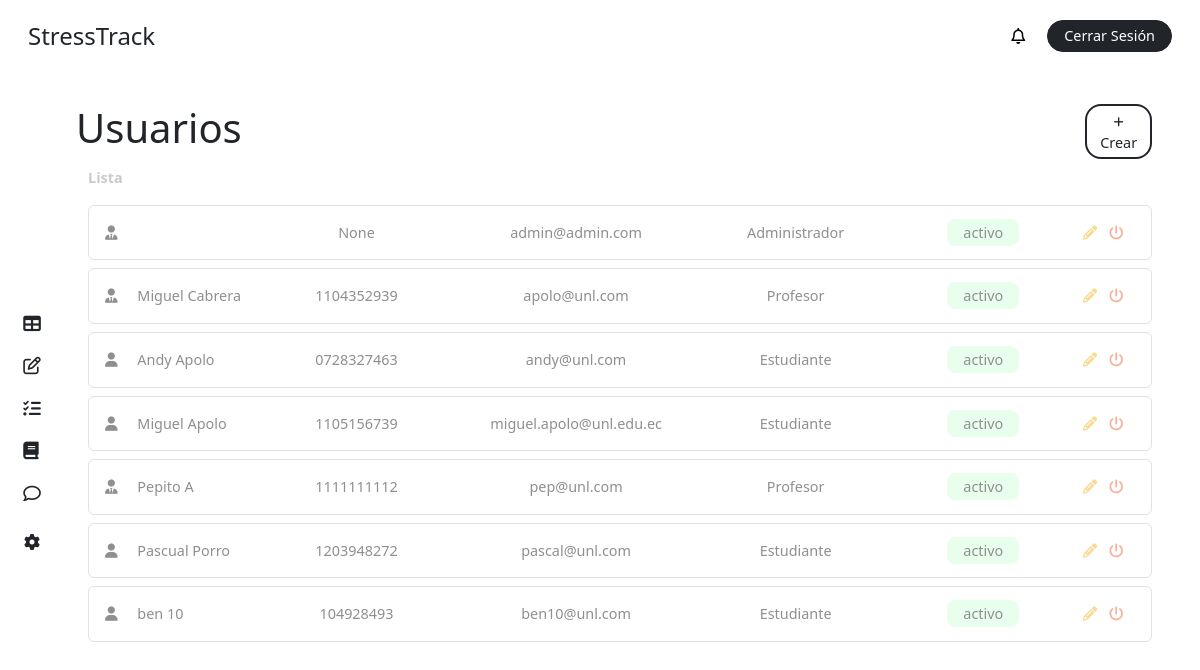
The app's page /users/ (signed in), older data.
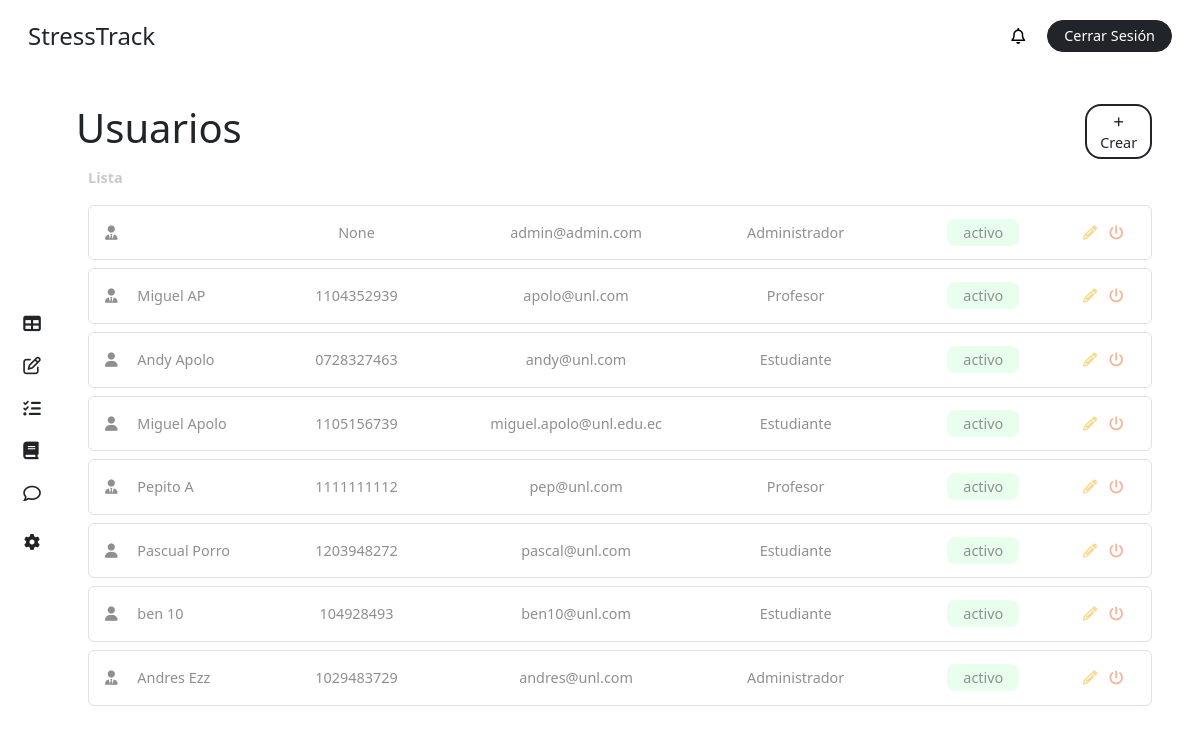
The same page, newer data.
### stress/models.py (models this page shows, shortened)
class CustomUser(AbstractBaseUser, PermissionsMixin):
    ROLE_CHOICES = [
        ('student', 'Alumno'),
        ('teacher', 'Profesor'),
        ('superuser', 'Administrador'),
    ]
    first_name = models.CharField(max_length=50, blank=True)
    last_name = models.CharField(max_length=50, blank=True)
    dni = models.CharField(max_length=10, unique=True, blank=True, null=True)
    email = models.EmailField(unique=True)
    role = models.CharField(max_length=20, choices=ROLE_CHOICES, default='student')
    is_active = models.BooleanField(default=True)
    is_staff = models.BooleanField(default=False)
    stress = models.IntegerField(default=0)
    share_stress_level = models.BooleanField(default=False)
    recommendation = models.ForeignKey(Recommendation, on_delete=models.SET_NULL, null=True, blank=True, related_name='users')
    course = models.ForeignKey(Course, on_delete=models.CASCADE, related_name='students', null=True, blank=True)
    group = models.ForeignKey(Team, on_delete=models.CASCADE, related_name='members', null=True, blank=True)
    objects = CustomUserManager()
    USERNAME_FIELD = 'email'
    REQUIRED_FIELDS = []

### stress/views.py (the view, shortened to what this page needs)
# urls.py: path('users/', views.user_admin, name='users'),
@login_required
def user_admin(request):
    form = CustomUserCreationRoleForm()
    user = request.user
    users = CustomUser.objects.all()
    context = {
        'role': user.role,
        'users': users,
        'form': form,
    }
    return render(request, 'dashboard/user.html', context)

### stress/templates/dashboard/user.html (shortened to what this page needs)
{% extends "base/dashboard_base.html" %}
{% block content %}
{% include "elements/dashboard_sidebar.html" with role=role %}
<main class="main p-4 pt-2 pe-5">
  <div class="my-4">
        <div class="row">
            <div class="col-11 p-0">
                <h1 class="m-0">Usuarios</h1>
            </div>
            <div class="col-1 d-flex flex-column justify-content-center">
                <button
                    class="fs-7 text-center rounded-4 bg-white border border-dark border-2 text-dark text-decoration-none py-1 px-2"
                    data-bs-toggle="modal"
                    data-bs-target="#addUserModal"
                >
                    <i class="fa-solid fa-plus fs-8"></i> Crear
                </button>
            </div>
        </div>
        <label class="text-grisillo fw-bold my-2">
            Lista
        </label>
        {% if users %}
            {% for user in users %}
                <div class="p-3 my-2 rounded-2 text-gris border border-1">
                    <div class="row">
                        <div class="col-2">
                            {% if user.role == 'student' %}
                                <i class="fa-solid fa-user me-3"></i>
                            {% else %}
                                <i class="fa-solid fa-user-tie me-3"></i>
                            {% endif %}
                             {{ user.first_name }} {{ user.last_name }}
                        </div>
                        <div class="col-2 text-center">
                            {{ user.dni }}
                        </div>
                        <div class="col-3 text-center ">
                            {{ user.email }}
                        </div>
                        <div class="col-2 text-center">
                            {% if user.role == 'student' %}
                                Estudiante
                            {% elif user.role == 'teacher' %}
                                Profesor
                            {% else %}
                                Administrador
                            {% endif %}
                        </div>
                        <div class="col-2 text-center ">
                            {% if user.is_active %}
                                <div class="ms-4 bg-active py-1 px-3 d-inline rounded-3 fs-7">
                                    activo
                                </div>
                            {% else %}
                                <div class="ms-4 bg-incative py-1 px-3 d-inline rounded-3 fs-7">
                                    inactivo
                                </div>
                            {% endif %}
                        </div>
                        <div class="col-1 text-center">
                            <a  href="#"
                                class="mx-1 text-decoration-none text-not-bad edit-task"
                                    data-bs-toggle="modal"
                                    data-bs-target="#editUserModal{{ user.id }}"
                                    title="Editar">
                                    <i class="fa-solid fa-pencil"></i>
                            </a>
                            <a  href="{% url 'change-user-state' user.id %}"
                                class="mx-1 text-decoration-none text-not-bad edit-task text-dying"
                                title="Activar/Desactivar usuario"
                                id="update-state-user-{{ user.id }}"
                            >
                                <i class="fa-solid fa-power-off"></i>
                            </a>
                        </div>
                    </div>
                </div>
            {% endfor %}
        {% else %}
            <div class="bg-inf p-3 rounded-2 text-gris">
                <i class="fas fa-info-circle"></i> No existen usuarios por el momento.
            </div>
        {% endif %}
    </div>
</main>
{% endblock %}

### stress/templates/base/dashboard_base.html (shortened to what this page needs)
{% load static %}
<!DOCTYPE html>
<html lang="en">
<head>
    <link rel="stylesheet" href="{% static 'css/main.css' %}">
    <link href="https://cdn.jsdelivr.net/npm/bootstrap@5.3.3/dist/css/bootstrap.min.css" rel="stylesheet">
</head>
<body>
    {% include "elements/dashboard_header.html" %}
    {% block content %}
    {% endblock %}
</body>
</html>

### stress/templates/elements/dashboard_header.html (shortened to what this page needs)
<header class="header d-flex justify-content-between align-items-center py-3 px-4">
    <div class="px-1">
        <a class="text-dark text-decoration-none fs-4" href="{% url 'panel' %}">StressTrack</a>
    </div>
    <div class="d-flex align-items-center px-1">
        <div class="dropdown me-3">
            <button class="bg-white position-relative border-0" id="notificationDropdown" data-bs-toggle="dropdown" aria-expanded="false">
                <i class="fa-regular fa-bell"></i>
            </button>
        </div>
        <a href="{% url 'logout' %}" class="text-decoration-none fs-7 bg-dark text-white border border-dark rounded-4 py-1 px-3">Cerrar Sesión</a>
    </div>
</header>

### stress/templates/elements/dashboard_sidebar.html (shortened to what this page needs)
<aside class="sidebar d-flex flex-column justify-content-center align-items-center">
    {% if role == 'student' %}
        <ul class="list-unstyled d-flex flex-column justify-content-center">
            <li class="py-2"><a class="text-decoration-none text-dark  fs-5_5" title="Panel" href="{% url 'panel' %}"><i
                        class="fa-solid fa-table"></i></a></li>
            <li class=" py-2"><a class="text-decoration-none text-dark fs-5_5" title="Tests" href="{% url 'list-test' %}"><i
                        class="fa-regular fa-pen-to-square"></i></a></li>
            <li class=" py-2"><a class="text-decoration-none text-dark fs-5_5" title="Tareas" href="{% url 'list-tasks' %}"><i
                        class="fa-solid fa-list-check"></i></a></li>
            <li class=" py-2"><a class="text-decoration-none text-dark fs-5_5" title="Curso" href="{% url 'course' %}"><i
                        class="fa-solid fa-book"></i></a></li>
        </ul>
    {% elif role == 'teacher' %}
        <ul class="list-unstyled d-flex flex-column justify-content-center">
            <li class="py-2"><a class="text-decoration-none text-dark  fs-5_5" title="Panel" href="{% url 'panel' %}"><i
                        class="fa-solid fa-table"></i></a></li>
            <li class=" py-2"><a class="text-decoration-none text-dark fs-5_5" title="Tests" href="{% url 'list-test' %}"><i class="fa-regular fa-pen-to-square"></i></a></li>
            <li class=" py-2"><a class="text-decoration-none text-dark fs-5_5" title="Tareas" href="{% url 'list-tasks' %}"><i
                        class="fa-solid fa-list-check"></i></a></li>
            <li class=" py-2"><a class="text-decoration-none text-dark fs-5_5" title="Curso" href="{% url 'course' %}"><i
                        class="fa-solid fa-book"></i></a></li>
            <li class=" py-2"><a class="text-decoration-none text-dark fs-5_5" title="Recomendaciones" href="{% url 'recommendation' %}">
                        <i class="fa-regular fa-comment"></i></a></li>
        </ul>
    {% endif %}
    <ul class="list-unstyled">
        <li class=""><a class="text-decoration-none text-dark" title="Perfil" href="{% url 'profile' %}"><i
                    class="fa-solid fa-gear"></i></a></li>
    </ul>
</aside>

### stress/static/css/main.css (style rules this page uses)
body { height: 100vh; margin: 0; padding: 0; display: grid; grid-template-columns: 4rem 1fr; grid-template-rows: 4.5rem 1fr; grid-template-areas: "header header" "side main"; gap: 0; background-color: white; }
.header { grid-area: header; background-color: white; }
.sidebar { grid-area: side; }
.main { grid-area: main; overflow-y: auto; }
.fs-5_5 { font-size: 1.1rem; }
.fs-7 { font-size: .9rem; }
.fs-8 { font-size: .7rem !important; }
.bg-active { background-color: #e8ffee; }
.text-not-bad { color: #f8da95; }
.text-dying { color: #f9b29a; }
.text-grisillo { color: #cacaca; font-size: .9rem; }
.text-gris { color: #8f8f8f !important; font-size: .9rem; }

Row changes from the older to the newer data that the page shows:
changed CustomUser "apolo@unl.com": last_name "Cabrera" → "AP"
added CustomUser: role "superuser" (drawn), first_name "Andres", last_name "Ezz", dni "1029483729", email "andres@unl.com", is_active "activo"
